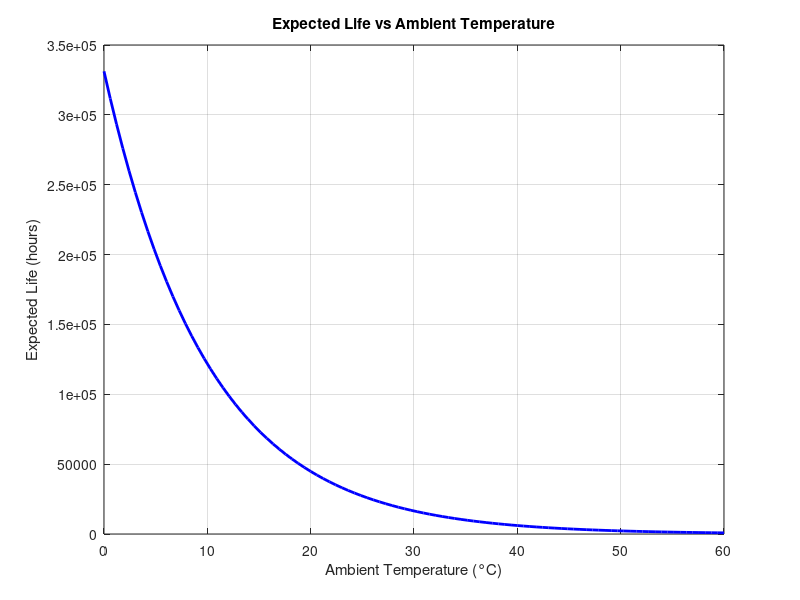
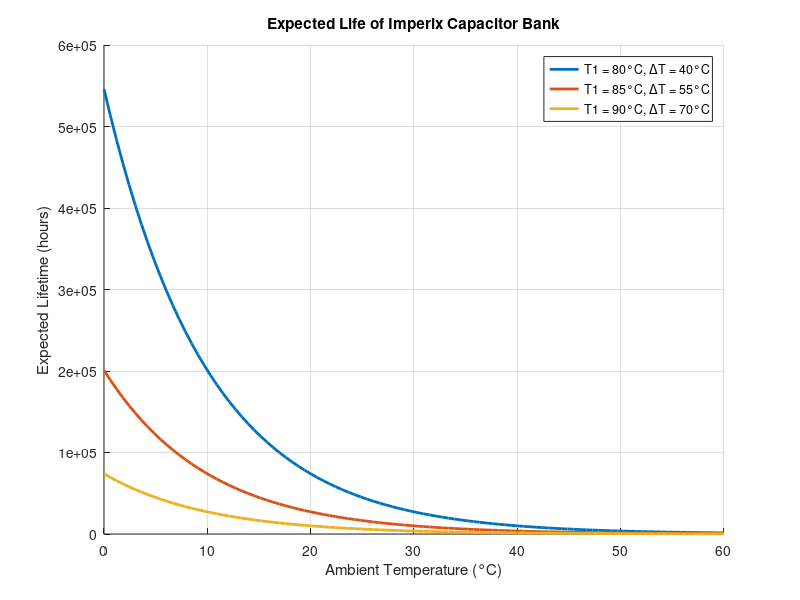
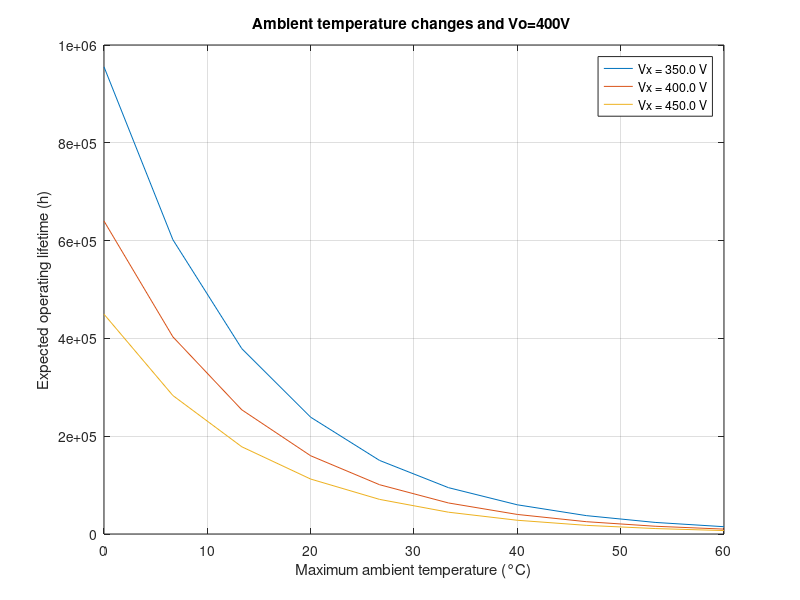

Here is the MATLAB script that generated these plots, in order:
% %% Imperix Cap lifetime model for fixed values //L2=L1×2^(T1−(T2+ΔT))/10 
clc;
% Given data
T1 = 100; % Upper category temperature + temperature increase caused by rated ripple current (in °C)
T2 = linspace(0, 60, 100); % Array of ambient temperatures (in °C), you can adjust the range and number of points
delT = 65; % Temperature increase caused by ripple current (in °C)
L1 = 10000; % Guaranteed life at temperature T1 (in hours)

% Calculate L2 using the provided equations
L2 = L1 * exp((T1 - (T2 + delT)) / 10);

% Plotting
plot(T2, L2, 'b', 'LineWidth', 2);
xlabel('Ambient Temperature (°C)');
ylabel('Expected Life (hours)');
title('Expected Life vs Ambient Temperature');
grid on;

%% T1 ABD delT value change
% Given data
clear;
% Given data
T1_values = [80, 85, 90]; % Upper category temperature + temperature increase caused by rated ripple current (in °C)
delT_values = [40, 55, 70]; % Temperature increase caused by ripple current (in °C)// internal temperature
L1=10000;
% Array of ambient temperatures (T2) in Celsius
T2 = linspace(0, 60, 100);

figure; % Create a new figure

hold on; % Enable hold for multiple plots in the same figure

% Loop through different values of T1 and delT
for i = 1:length(T1_values)
    T1 = T1_values(i);
    delT = delT_values(i); % Use the corresponding delT for each T1
    
    % Calculate L2 using the provided equations
    L2 = L1 * exp((T1 - (T2 + delT)) / 10);
    
    % Plot L2 against T2
    plot(T2, L2, 'LineWidth', 2);
end

xlabel('Ambient Temperature (°C)');
ylabel('Expected Lifetime (hours)');
title('Expected Life of Imperix Capacitor Bank');
grid on;

% Create legends for the three combinations of T1 and delT
legends = cell(length(T1_values), 1);
for i = 1:length(T1_values)
    legends{i} = sprintf('T1 = %d°C, ΔT = %d°C', T1_values(i), delT_values(i));
end

% Add legends to the plot
legend(legends, 'Location', 'best');

hold off; % Disable hold to finish plotting



%% General lifetime model  𝐿_𝑥=𝐿_0×(𝑉_𝑥/𝑉_0 )^(−𝑛)×exp[(𝐸_𝑎/𝐾_𝐵 )(1/𝑇_𝑥 −1/𝑇_0 )]
% % Define the parameters

clc;
clear;
L0 = 10000; % expected lifetime for full rated voltage and temperature
V0 = 400;  % updated rated voltage
T0 = 60; % rated temperature
Ea = 0.94; % activation energy
Kb = 8.62e-5; % Boltzmann's constant

% Create a vector of actual applied voltages 
Vx_values = [350, 400, 450]; % Values of Vx
Tx = linspace(0,60, 10); % Create a vector of maximum ambient temperatures 

% Initialize a matrix to store the calculated lifetimes for each Vx value
Lx_values = zeros(length(Vx_values), length(Tx));

% Calculate the expected operating lifetime for each combination of Vx and Tx
n = 3; % exponent for voltage dependence
for i = 1:length(Vx_values)
    Vx = Vx_values(i);
    Lx = zeros(1, length(Tx)); % initialize the vector of Lx for current Vx
    for j = 1:length(Tx)
%         Lx(j) = L0 * (Vx/V0)^(-n) * exp((Ea/Kb) * (1/Tx(j) - 1/T0));
 Lx(j) = L0 * (Vx/V0)^(-n) * (2.^((T0-Tx(j))/10)); % // L_x=L_0×(V_x/V_0 )^(-n)×2^((T_0-T_x)/10)
    end
    Lx_values(i, :) = Lx; % Store the calculated lifetimes for the current Vx
end

% Plot Lx vs Tx for different Vx values
figure;
for i = 1:length(Vx_values)
    plot(Tx , Lx_values(i, :), 'DisplayName', sprintf('Vx = %.1f V', Vx_values(i)));
    hold on;
end
hold off;

xlabel('Maximum ambient temperature (°C)');
ylabel('Expected operating lifetime (h)');
title('Ambient temperature changes and Vo=400V ');
legend('Location', 'best');
grid on;

